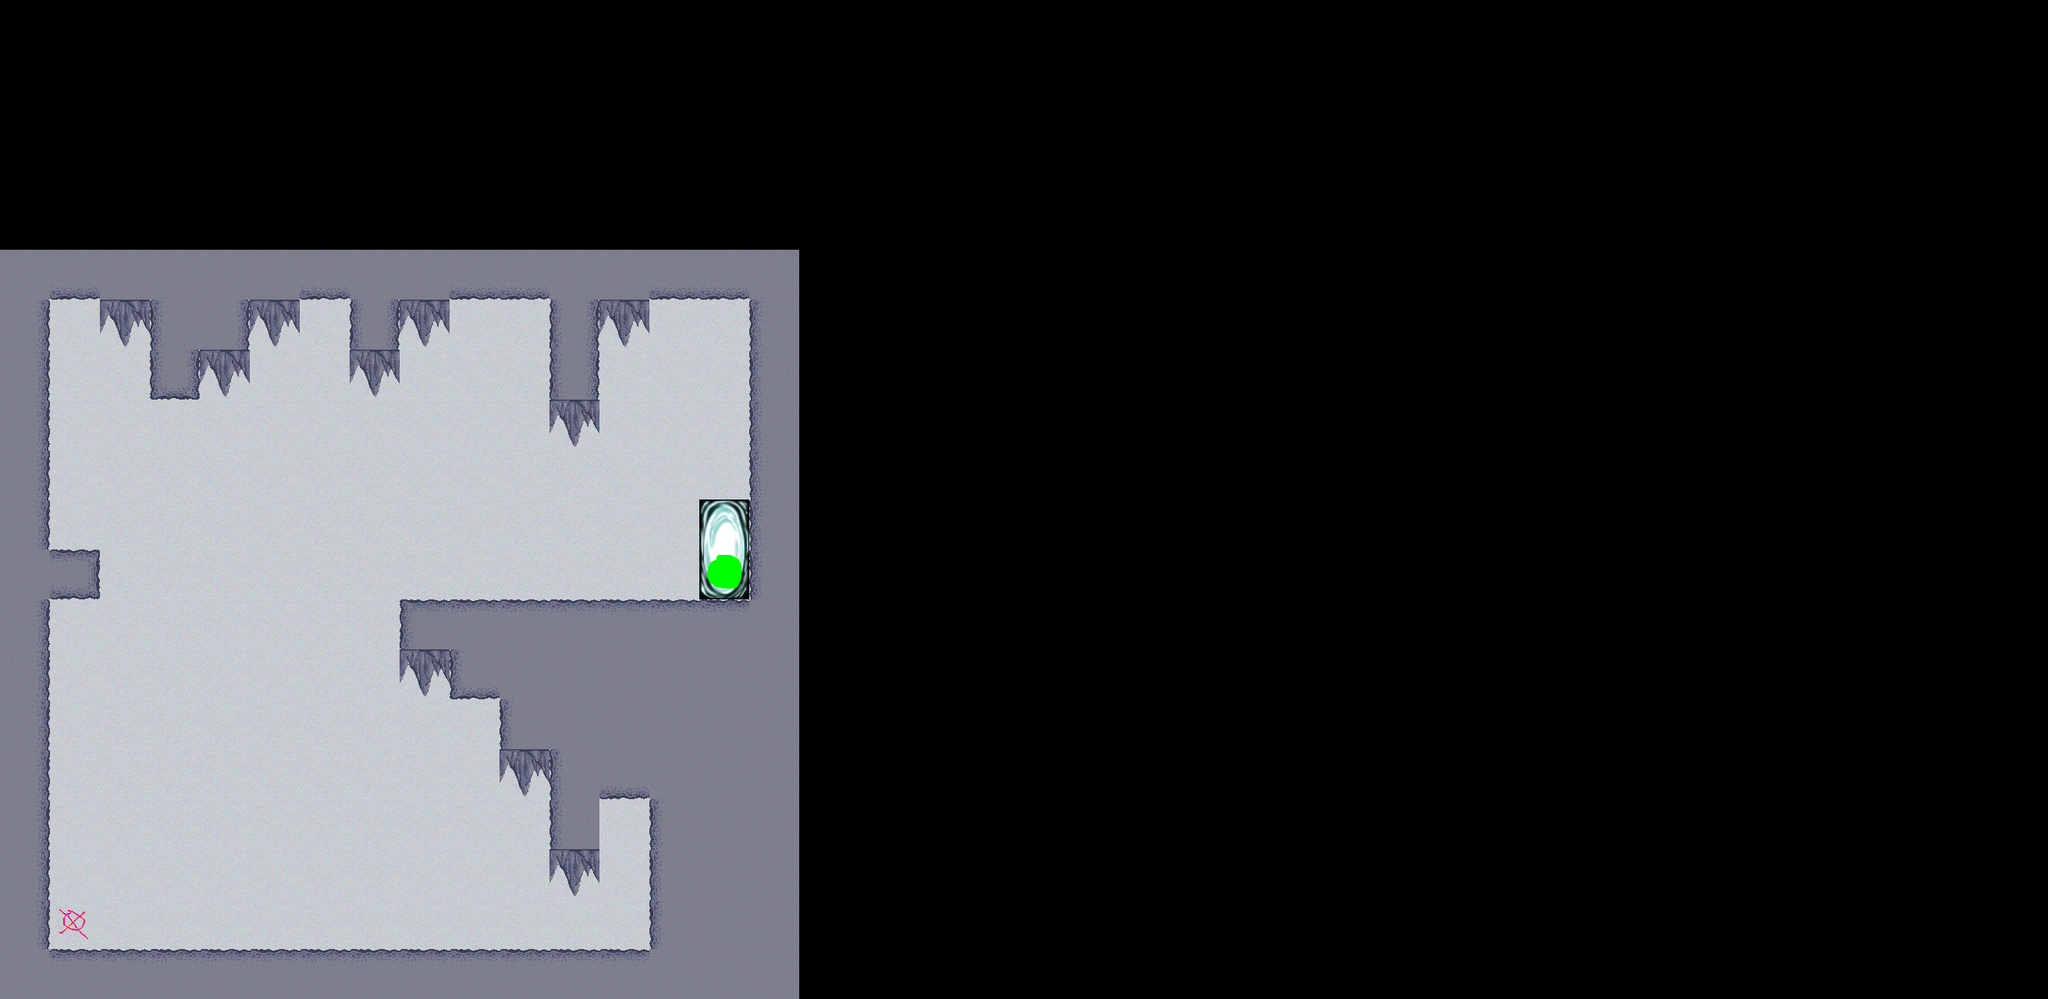

A 2D game scene composited from a Tiled map and its tileset images. What follows is a short description and the map's XML, with each tile layer's data collapsed to a summary:
An orthogonal 41x20 tile map with 64x64 px tiles, 3 tile layers (bottom, collision, markers), 5 tilesets.

<map version="1.0" orientation="orthogonal" width="41" height="20" tilewidth="64" tileheight="64">
 <tileset firstgid="1" name="markers" tilewidth="64" tileheight="64" spacing="1" margin="1">
  <image source="markers.png" trans="ff00ff" width="456" height="456" />
 </tileset>
 <tileset firstgid="50" name="cave" tilewidth="64" tileheight="64" spacing="2" margin="1">
  <image source="tiles.png" width="512" height="512" />
 </tileset>
 <tileset firstgid="99" name="cave" tilewidth="64" tileheight="64">
  <image source="pared.png" width="64" height="64" />
 </tileset>
 <tileset firstgid="100" name="portal" tilewidth="64" tileheight="64">
  <image source="portal01.png" width="64" height="64" />
 </tileset>
 <tileset firstgid="101" name="portal2" tilewidth="64" tileheight="64">
  <image source="portal02.png" width="64" height="64" />
 </tileset>
 <layer name="bottom" width="41" height="20">
  <data>[820 cells, 240 non-empty, 3 distinct tile ids]</data>
 </layer>
 <layer name="collision" width="41" height="20">
  <data>[820 cells, 104 non-empty, 11 distinct tile ids]</data>
 </layer>
 <layer name="markers" width="41" height="20">
  <data>[820 cells, 2 non-empty, 2 distinct tile ids]</data>
 </layer>
</map>
